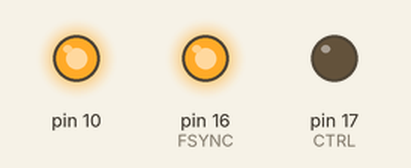
Simulated run of this sketch. Board: Arduino Uno, built with avr-gcc and run on an emulated ATmega328P. On the bench: output pins drawn as LEDs (lit = HIGH). At 2.0 s the program stops and its outputs stay as they are.

Above: at 0.1 s.
Timing chart, 0 to 1.6 s (numbered marks = the images above):
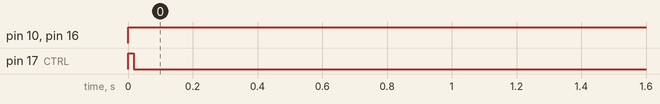

Measured:
- by itself, pin 10: LOW → HIGH at 0.00 s
- by itself, pin 16 (FSYNC): LOW → HIGH at 0.02 s
- by itself, pin 17 (CTRL): HIGH → LOW at 0.02 s

The sketch:

Teensy_AD5930.ino
```cpp
// (licence header left out)
#include <SPI.h>

#define EXTERN_CLOCK_FREQ 50000000
#define CTRL_REG_MASK 0x3
#define FSYNC 16 // PORTB_0
#define CTRL 17 // PORTB_1
#define SCLK 13 // MOSI and SCK are pin 11 and 13 on Teensy 3.2
#define SDATA 11

// For the control register
typedef enum mode{
  SAW_SWEEP=1<<4,
  TRIANGULAR_SWEEP=0
}CTRL_REG_D4;

typedef enum INT_EXT_INCR{
  EXT_INC=1<<5,
  INT_INC=0
}CTRL_REG_D5;

typedef enum INT_EXT_BURST{
  EXT_BUR=1<<6,
  INT_BUR=0
}CTRL_REG_D6;

typedef enum CW_BURST{
  CW=1<<7,
  BURST=0
}CTRL_REG_D7;

typedef enum MSBOUTEN{
  MSBOUT_EN=1<<8,
  MSBOUT_DIS=0
}CTRL_REG_D8;

typedef enum SINE_TRI{
  SINE=1<<9,
  TRI=0
}CTRL_REG_D9;

typedef enum DAC_ENABLE{
  DAC_EN=1<<10,
  DAC_DIS=0
}CTRL_REG_D10;

typedef enum TWICE_ONCE{
  TWICE=1<<11, // two consecutive writes will be performed
  ONCE=0 // one write will be performed
}CTRL_REG_D11;


const uint16_t ctrl_reg_val = CTRL_REG_MASK| // D15 - D12 address of the control register
                                TWICE| // Two write operations (two words) are required to load Fstart and Fdelta
                               DAC_EN| // DAC is enabled
                                 SINE| // Iout and Ioutb output sine waves
                           MSBOUT_DIS| // Disable the MSBOUT pin
                                   CW| // Output each frequency continuously (rather than bursts) to get a fixed-freq signal
                              EXT_BUR| // The frequency burst are triggered externally thorugh the CTRL pin
                              EXT_INC| // The frequency increments are triggered externally through the CTRL pin
                            SAW_SWEEP; // Saw sweep mode

const SPISettings settingsA(656000, MSBFIRST, SPI_MODE1);

void setup() {

  // initialize the output pins
  digitalWrite(CTRL, HIGH);
  digitalWrite(FSYNC, HIGH);
  digitalWrite(SCLK, LOW);
  digitalWrite(SDATA, LOW);

  pinMode(CTRL, OUTPUT);
  pinMode(FSYNC, OUTPUT);
  pinMode(SCLK, OUTPUT);
  pinMode(SDATA, OUTPUT);
}

void loop() {
  configAD5930();

  /* toggle CTRL pin to reset the internal state machine and begin outputing the sine wave
     If frequency increment is needed in your application, change the frequency increment and
     the number of increments to be non-zero. Then use this function to triger the increment */
  toggleCtrlPin();

  /* do nothing in the while loop*/
  while(1){
    delay(1000);
  }
}

void setStartFreq(uint32_t freq){
  if(freq > EXTERN_CLOCK_FREQ/2) return; // Exceed max correct frequency
  uint32_t scaledVal = (freq * 1.0 / EXTERN_CLOCK_FREQ) * 0xffffff;
  uint16_t LSB_MASK = 0xc000;
  uint16_t MSB_MASK = 0xd000;
  uint16_t lsbs = scaledVal & 0xfff;
  uint16_t msbs = (scaledVal >> 12) & 0xfff;

  spiWriteWord(LSB_MASK | lsbs);
  spiWriteWord(MSB_MASK | msbs);
}

void setDeltaFreq(long freq){
  if(freq > EXTERN_CLOCK_FREQ/2 || freq < -EXTERN_CLOCK_FREQ/2) return; // Exceed max increcement frequency

  int sign_bit = 0;
  if(freq < 0) sign_bit = 1;
  freq = (freq>0 ? freq : -freq);
  uint32_t scaledVal = (freq * 1.0 / EXTERN_CLOCK_FREQ) * 0xffffff;

  uint16_t LSB_MASK = 0x2000;
  uint16_t MSB_MASK = 0x3000;

  uint16_t lsbs = scaledVal & 0xfff;
  uint16_t msbs = (scaledVal >> 12) & 0x7ff;

  msbs = msbs | (sign_bit << 23); // Set the sign bit

  spiWriteWord(LSB_MASK | lsbs);
  spiWriteWord(MSB_MASK | msbs);
}

void setNumIncr(uint16_t num){
  if(num > 0xfff ) return; // Exceed max number of increcement
  uint16_t N_MASK = 0x1000;
  spiWriteWord(N_MASK | (num & 0xfff));
}

void spiWriteWord(uint16_t val) {

  delay(1);

  // Send in the address and value via SPI:
  SPI.transfer((val >> 8) & 0xff);
  SPI.transfer(val & 0xff);

  delay(1);

}

void configAD5930(){
  SPI.begin();
  SPI.beginTransaction(settingsA);

  // Take the SS pin low to select the chip:
  digitalWrite(FSYNC,LOW);

  setStartFreq(100000); // Set start freqency
  setDeltaFreq(0); // Set frequency increment
  setNumIncr(0); // Set number of increments

  /* not used in this code, check the datasheet carefully for your application */
  spiWriteWord(0x6000); // Set increment interval
  spiWriteWord(0x8000); // Set burst interval

  spiWriteWord(ctrl_reg_val); //Set Control Reg (configuring control register has to be the last)

  // Take the SS pin high to de-select the chip:
  digitalWrite(FSYNC,HIGH);

  SPI.endTransaction();
}

void toggleCtrlPin(){
    digitalWrite(CTRL, HIGH);
    delay(1);
    digitalWrite(CTRL, LOW);
}
```
